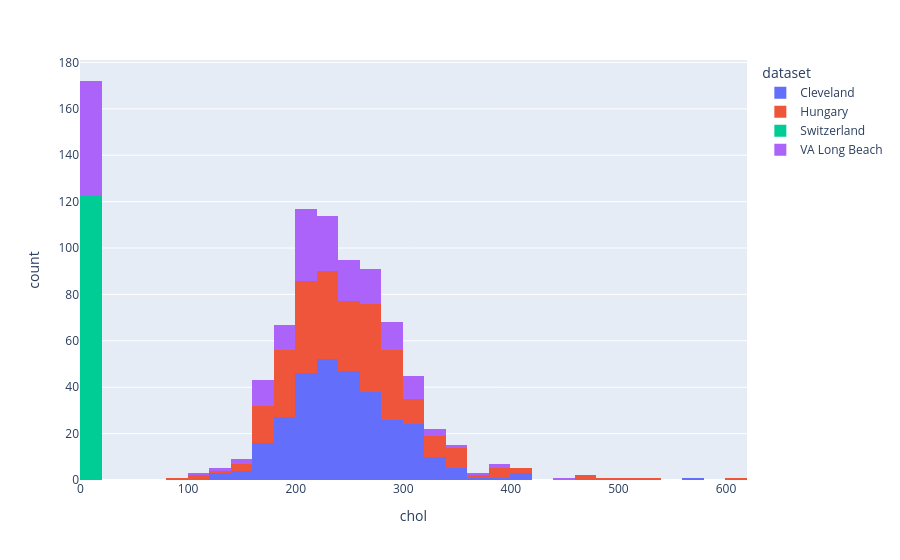

This figure's notebook cell:
### Code cell
px.histogram(data_frame=df, x='chol', color='dataset')

### Figure 1 — Plotly figure (JSON) as saved in the notebook; plotly's stock layout.template omitted (floating-point values rounded to 4 significant figures; data arrays with more than 128 entries replaced by an {"elided": "..."} marker saying what was removed)
{"data": [{"alignmentgroup": "True", "bingroup": "x", "hovertemplate": "dataset=Cleveland<br>chol=%{x}<br>count=%{y}<extra></extra>", "legendgroup": "Cleveland", "marker": {"color": "#636efa", "pattern": {"shape": ""}}, "name": "Cleveland", "offsetgroup": "Cleveland", "orientation": "v", "showlegend": true, "type": "histogram", "x": {"elided": "304 int values"}, "xaxis": "x", "yaxis": "y"}, {"alignmentgroup": "True", "bingroup": "x", "hovertemplate": "dataset=Hungary<br>chol=%{x}<br>count=%{y}<extra></extra>", "legendgroup": "Hungary", "marker": {"color": "#EF553B", "pattern": {"shape": ""}}, "name": "Hungary", "offsetgroup": "Hungary", "orientation": "v", "showlegend": true, "type": "histogram", "x": {"elided": "293 int values"}, "xaxis": "x", "yaxis": "y"}, {"alignmentgroup": "True", "bingroup": "x", "hovertemplate": "dataset=Switzerland<br>chol=%{x}<br>count=%{y}<extra></extra>", "legendgroup": "Switzerland", "marker": {"color": "#00cc96", "pattern": {"shape": ""}}, "name": "Switzerland", "offsetgroup": "Switzerland", "orientation": "v", "showlegend": true, "type": "histogram", "x": [0, 0, 0, 0, 0, 0, 0, 0, 0, 0, 0, 0, 0, 0, 0, 0, 0, 0, 0, 0, 0, 0, 0, 0, 0, 0, 0, 0, 0, 0, 0, 0, 0, 0, 0, 0, 0, 0, 0, 0, 0, 0, 0, 0, 0, 0, 0, 0, 0, 0, 0, 0, 0, 0, 0, 0, 0, 0, 0, 0, 0, 0, 0, 0, 0, 0, 0, 0, 0, 0, 0, 0, 0, 0, 0, 0, 0, 0, 0, 0, 0, 0, 0, 0, 0, 0, 0, 0, 0, 0, 0, 0, 0, 0, 0, 0, 0, 0, 0, 0, 0, 0, 0, 0, 0, 0, 0, 0, 0, 0, 0, 0, 0, 0, 0, 0, 0, 0, 0, 0, 0, 0, 0], "xaxis": "x", "yaxis": "y"}, {"alignmentgroup": "True", "bingroup": "x", "hovertemplate": "dataset=VA Long Beach<br>chol=%{x}<br>count=%{y}<extra></extra>", "legendgroup": "VA Long Beach", "marker": {"color": "#ab63fa", "pattern": {"shape": ""}}, "name": "VA Long Beach", "offsetgroup": "VA Long Beach", "orientation": "v", "showlegend": true, "type": "histogram", "x": {"elided": "200 int values"}, "xaxis": "x", "yaxis": "y"}], "layout": {"barmode": "relative", "legend": {"title": {"text": "dataset"}, "tracegroupgap": 0}, "margin": {"t": 60}, "xaxis": {"anchor": "y", "domain": [0, 1], "title": {"text": "chol"}}, "yaxis": {"anchor": "x", "domain": [0, 1], "title": {"text": "count"}}}}
